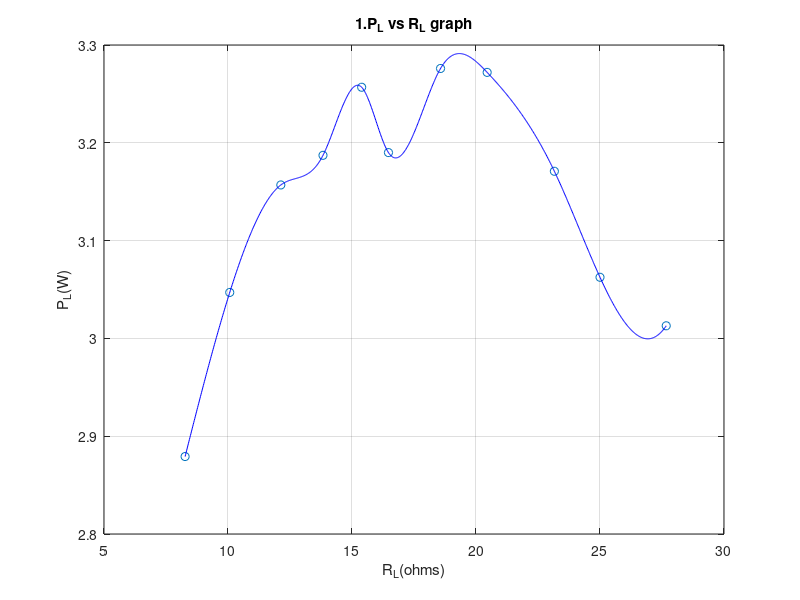

Reproduce this figure in MATLAB.
clc
clear all;
close all;
R_L = [8.27
10.07
12.13
13.83
15.39
16.47
18.57
20.45
23.16
25
27.67
];

P_L = [2.8792
3.047
3.1569
3.1872
3.2568
3.1900
3.2760
3.272
3.1709
3.0625
3.0129
];
%x1 = [15.39 18.57 20.45 23.16];
%y1 = [3.2568 3.2760 3.272 3.1709];
x = R_L;
y = P_L;
xi = linspace(min(x), max(x), 1000);                     
yi = interp1(x, y, xi, 'spline', 'extrap');
figure(1)
plot(x, y, 'o')

hold on
%line([xi(1) xi(end)],[max(yi) max(yi)],'LineWidth',1)
plot(xi, yi, '-b')

%plot(x1,y1,'bp');
grid on
xlabel('R_L(ohms)')
ylabel('P_L(W)')
title('1.P_L vs R_L graph')
 
%legend('Original Data', 'Interpolation', 'Location', 'NE')